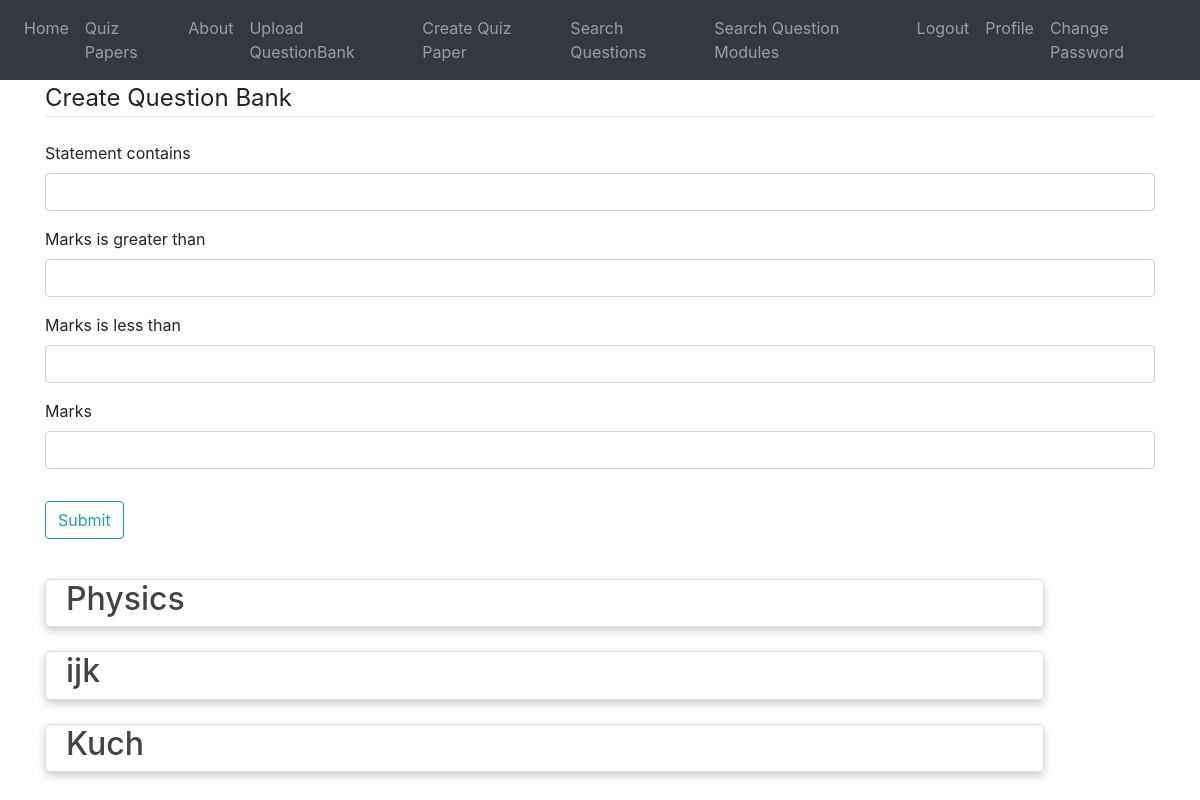
The page /searchQuestionModules/ (signed in) on the database as committed earlier.
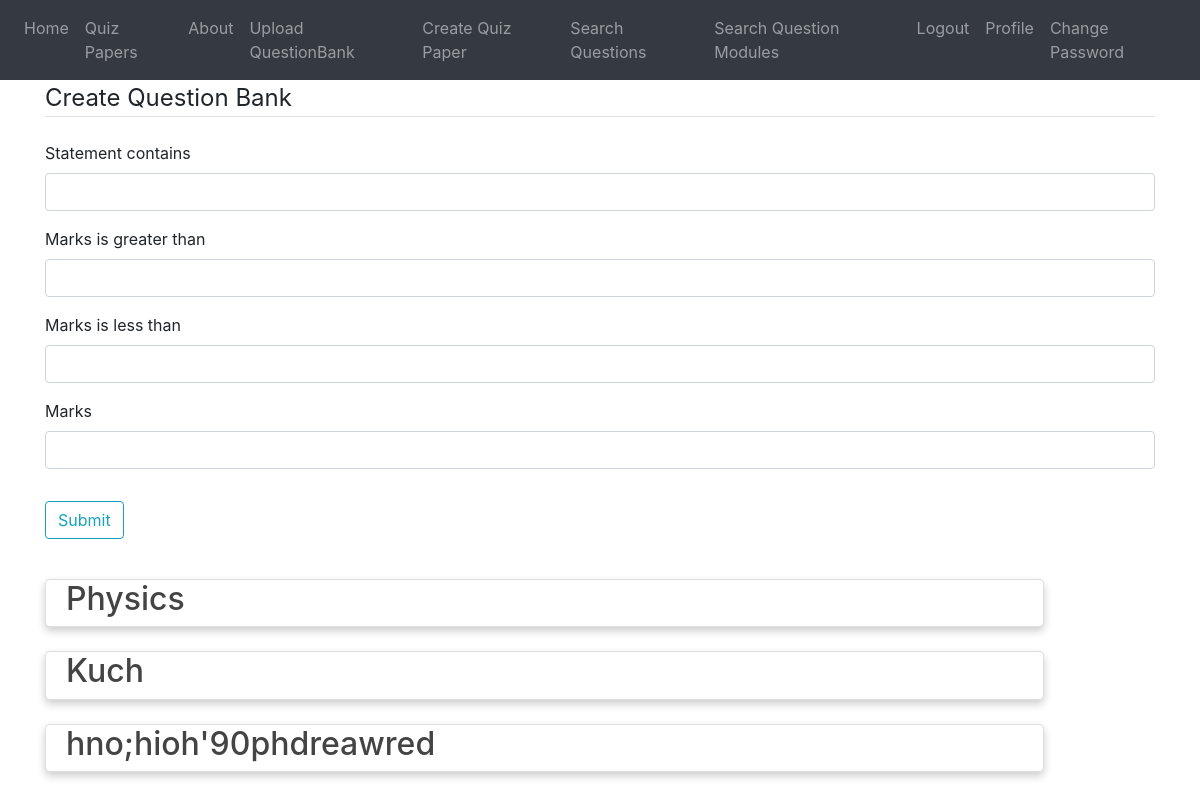
The same page on the database as committed later.
### blog/models.py (models this page shows, shortened)
class QuestionModule(models.Model):
    statement = models.TextField()
    marks = models.PositiveIntegerField()
    parent = models.PositiveIntegerField()
    isRoot = models.IntegerField()
    date_posted = models.DateTimeField(default=timezone.now)
    author = models.ForeignKey(User, on_delete=models.CASCADE)
    formfield_overrides = {
        models.TextField: {'widget': Textarea(attrs={'rows': 4, 'cols': 40})}
    }

### blog/views.py (the view)
# urls.py: path('searchQuestionModules/', SearchableQuestionModuleListView.as_view() , name='module-search'),
class SearchableQuestionModuleListView(ListView):
    model = QuestionModule
    template_name = 'blog/search_qms.html' #<app>/<model>_<ListView>.html
    context_object_name = 'modules'
    ordering = ['date_posted']
    def get_context_data(self, **kwargs):
        context = super().get_context_data(**kwargs)
        context['title'] = "Home"
        context['filter'] = QuestionModuleFilter(self.request.GET, queryset=self.get_queryset())
        return context

### blog/templates/blog/search_qms.html (shortened to what this page needs)
{% extends "blog/base.html" %}
{% load crispy_forms_tags %}
{% block content %}
    <div class="content-section">
            <form method="GET" enctype="multipart/form-data">
                <fieldset class="form-group">
                    <legend class="border-bottom mb-4">Create Question Bank</legend>
                {{ filter.form| crispy}}
                </fieldset>
                <div class="form-group">
                    <button class="btn btn-outline-info">Submit</button>
                </div>
            </form>
        </div>
    <div>
        <br>
      {% for post in filter.qs %}
        {% if post.author == user %}
        <div class="card">
        <article class="media content-section">
          <div class="media-body">
            <h2><a class="article-title" href="{% url 'module-detail' post.id %}">{{ post.statement }}</a></h2>
          </div>
        </article>
        </div>
        <br>
        {% endif %}
    {% endfor %}
    </div>
{% endblock content %}>

Rows that differ between the two databases and show on the page:
removed QuestionModule: statement "ijk"
added QuestionModule: statement "hno;hioh'90phdreawred"
